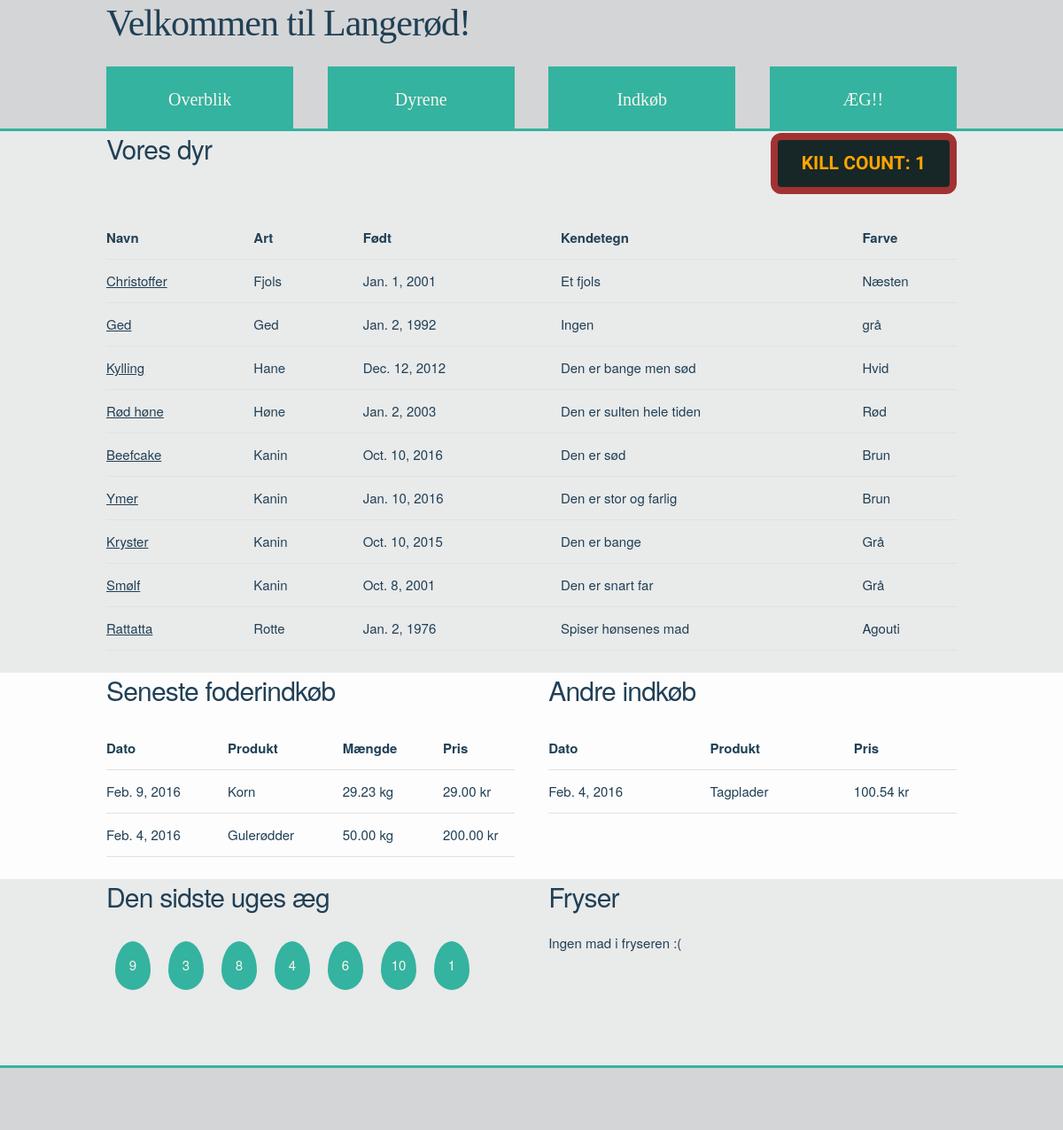
Page /animals/ on the earlier database version.
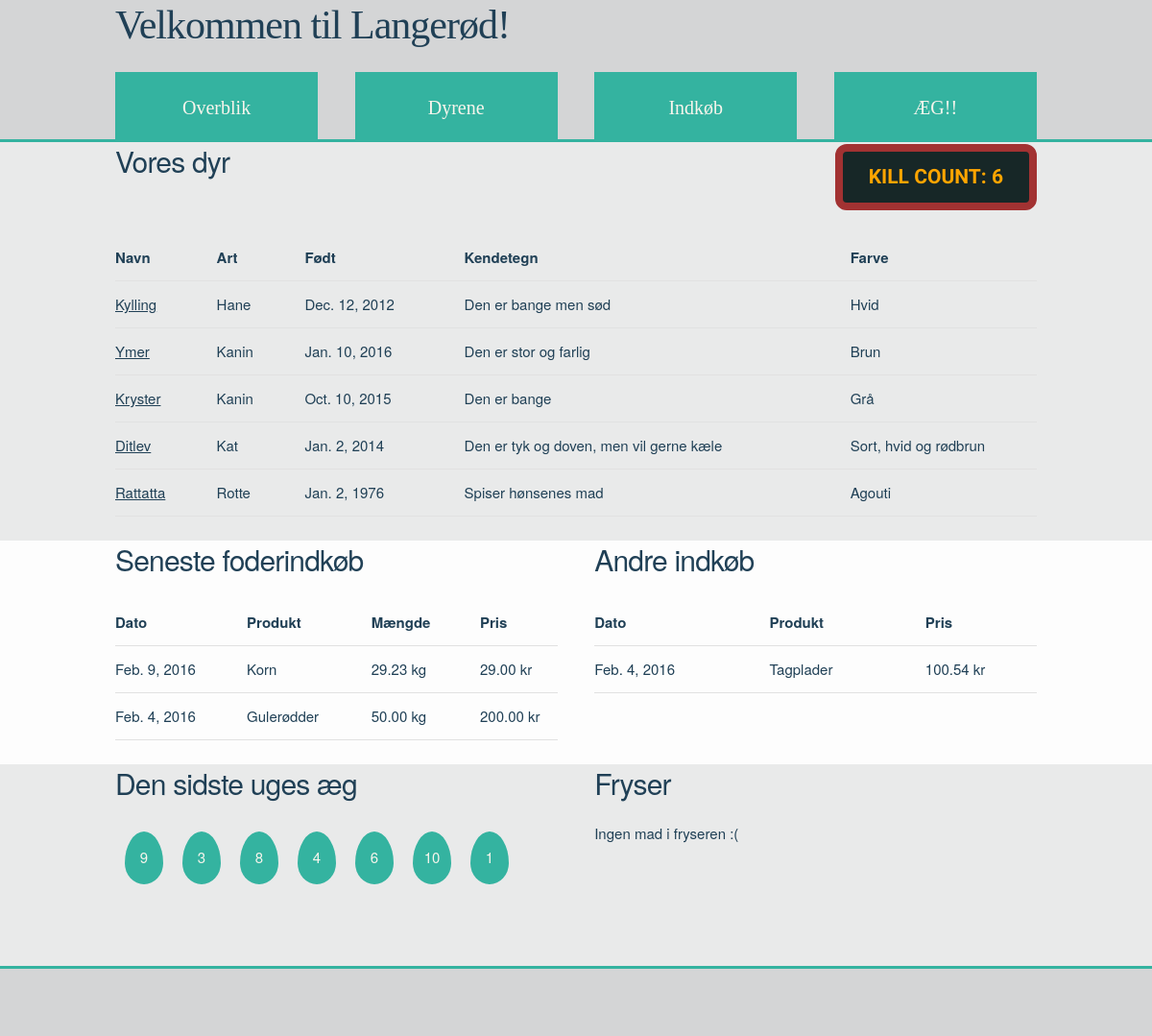
Same page on the later database version.
### animals/models.py (models this page shows, shortened)
class Animals(models.Model):
    animal_name = models.CharField(max_length=200)
    species = models.CharField(max_length=100)
    born = models.DateField('Født', editable=True, null=True)
    arrived = models.DateField('Ankommet', editable=True, null=True)
    departure = models.DateField('Afgang', editable=True, null=True, blank=True)
    dead = models.BooleanField('Død?', editable=True, default=False)
    gone = models.BooleanField('Fjern', editable=True, default=False)
    animal_characteristics = models.TextField(max_length=400)
    fur_colour = models.CharField(max_length=100)
    fur_type = models.CharField(max_length=100)
    white_marks = models.CharField(max_length=100)
    eye_colour = models.CharField(max_length=100)
    blue_eyed_white = models.CharField(max_length=50)
    genotype = models.CharField(max_length = 50)
    slug = models.SlugField()
    class Meta:
        verbose_name_plural = "Animals"

class FoodPurchases(models.Model):
    food_date = models.DateField('Dato for køb', editable=True, null=True)
    food_product = models.CharField(max_length=200)
    food_amount = models.DecimalField(max_digits=5, decimal_places=2)
    food_price = models.DecimalField(max_digits=7, decimal_places=2)
    class Meta:
        verbose_name_plural = "FoodPurchases"

class MiscPurchases(models.Model):
    misc_date = models.DateField('Dato for køb', editable=True, null=True)
    misc_product = models.CharField(max_length=300)
    misc_price = models.DecimalField(max_digits=7, decimal_places=2)
    class Meta:
        verbose_name_plural = "MiscPurchases"

class Eggs(models.Model):
    egg_date = models.DateField('Dato', editable=True, null=True)
    egg_amount = models.IntegerField(default=0)
    class Meta:
        verbose_name_plural = "Eggs"

### animals/views.py (the view)
def index(request):
    animal_list = Animals.objects.exclude(dead=True).exclude(gone=True).order_by('species', '-arrived')
    kill_count = Animals.objects.filter(dead=True).count()
    food_list = FoodPurchases.objects.order_by('-food_date')[:5]
    misc_list = MiscPurchases.objects.order_by('-misc_date')[:5]
    eggs_list = Eggs.objects.order_by('-egg_date')[:7]
    return render(request, 'animals/index.html', {'animal_list': animal_list, 'kill_count': kill_count,
            'food_list': food_list, 'misc_list': misc_list, 'eggs_list': eggs_list})

### animals/templates/animals/index.html (shortened to what this page needs)
{% extends 'animals/base.html' %}
  {% block body_block %}
    <div class="greyfield">
    <div class="container">
    <h4 class="inline">Vores dyr</h4>
    {% if animal_list %}
        <div class="">
            <p class="inline_right kill_count">KILL COUNT: {{ kill_count }}</p>
        </div>
      <table class="u-full-width">
        <thead>
          <tr>
            <th>Navn</th>
            <th>Art</th>
            <th>Født</th>
            <th>Kendetegn</th>
            <th>Farve</th>
          </tr>
        </thead>
        <tbody>
          {% for animal in animal_list %}
          <tr>
            <td><a href="/animals/{{ animal.slug }}">{{ animal.animal_name }}</a></td>
            <td>{{ animal.species }}</td>
            <td>{{ animal.born }}</td>
            <td>{{ animal.animal_characteristics }}</td>
            <td>{{ animal.fur_colour }}</td>
          </tr>
          {% endfor %}
        </tbody>
      </table>
    {% else %}
      <p>Vi har ingen dyr :(</p>
    {% endif %}
    </div>
    </div>
    <div class="whitefield">
    <div class="container">
      <div class="row">
        <div class="one-half column">
          <h4>Seneste foderindkøb</h4>
          {% if food_list %}
            <table class="u-full-width">
              <thead>
                <tr>
                  <th>Dato</th>
                  <th>Produkt</th>
                  <th>Mængde</th>
                  <th>Pris</th>
                </tr>
              </thead>
              <tbody>
                {% for food in food_list %}
                <tr>
                  <td>{{ food.food_date }}</td>
                  <td>{{ food.food_product }}</td>
                  <td>{{ food.food_amount }} kg</td>
                  <td>{{ food.food_price }} kr</td>
                </tr>
                {% endfor %}
              </tbody>
            </table>
          {% else %}
            <p>Vi har ikke købt noget foder...</p>
          {% endif %}
        </div>
        <div class="one-half column">
          <h4>Andre indkøb</h4>
          {% if misc_list %}
            <table class="u-full-width">
              <thead>
                <tr>
                  <th>Dato</th>
                  <th>Produkt</th>
                  <th>Pris</th>
                </tr>
              </thead>
              <tbody>
                {% for misc in misc_list %}
                <tr>
                  <td>{{ misc.misc_date }}</td>
                  <td>{{ misc.misc_product }}</td>
                  <td>{{ misc.misc_price }} kr</td>
                </tr>
                {% endfor %}
              </tbody>
            </table>
          {% else %}
            <p>Vi har ikke købt noget...</p>
          {% endif %}
        </div>
      </div>
    </div>
    </div>
    <div class="greyfield">
    <div class="container">
      <div class="row">
        <div class="one-half column">
          <h4>Den sidste uges æg</h4>
          {% if eggs_list %}
            <div class="graph">
              {% for egg in eggs_list %}
                <div class="bar">
                  <div class="movedown">{{ egg.egg_amount }}</div>
                </div>
              {% endfor %}
            </div>
          {% else %}
            <p> Vi har ingen æg!!</p>
          {% endif %}
        </div>
        <div class="one-half column">
          <h4>Fryser</h4>
          {% if freezer_list %}
          {% else %}
            <p>Ingen mad i fryseren :(</p>
          {% endif %}
        </div>
      </div>
    </div>
    </div>
  {% endblock %}

Differences in the rows shown:
no longer on this page (row edited): Animals: animal_name "Christoffer", species "Fjols", born "Jan. 1, 2001", animal_characteristics "Et fjols", fur_colour "Næsten"
no longer on this page (row edited): Animals: animal_name "Ged", species "Ged", born "Jan. 2, 1992", animal_characteristics "Ingen", fur_colour "grå"
no longer on this page (row edited): Animals: animal_name "Rød høne", species "Høne", born "Jan. 2, 2003", animal_characteristics "Den er sulten hele tiden", fur_colour "Rød"
no longer on this page (row edited): Animals: animal_name "Beefcake", species "Kanin", born "Oct. 10, 2016", animal_characteristics "Den er sød", fur_colour "Brun"
no longer on this page (row edited): Animals: animal_name "Smølf", species "Kanin", born "Oct. 8, 2001", animal_characteristics "Den er snart far", fur_colour "Grå"
added Animals: animal_name "Ditlev", species "Kat", born "Jan. 2, 2014", animal_characteristics "Den er tyk og doven, men vil gerne kæle", fur_colour "Sort, hvid og rødbrun"
Other differences:
{{ kill_count }}: "1" → "6"
